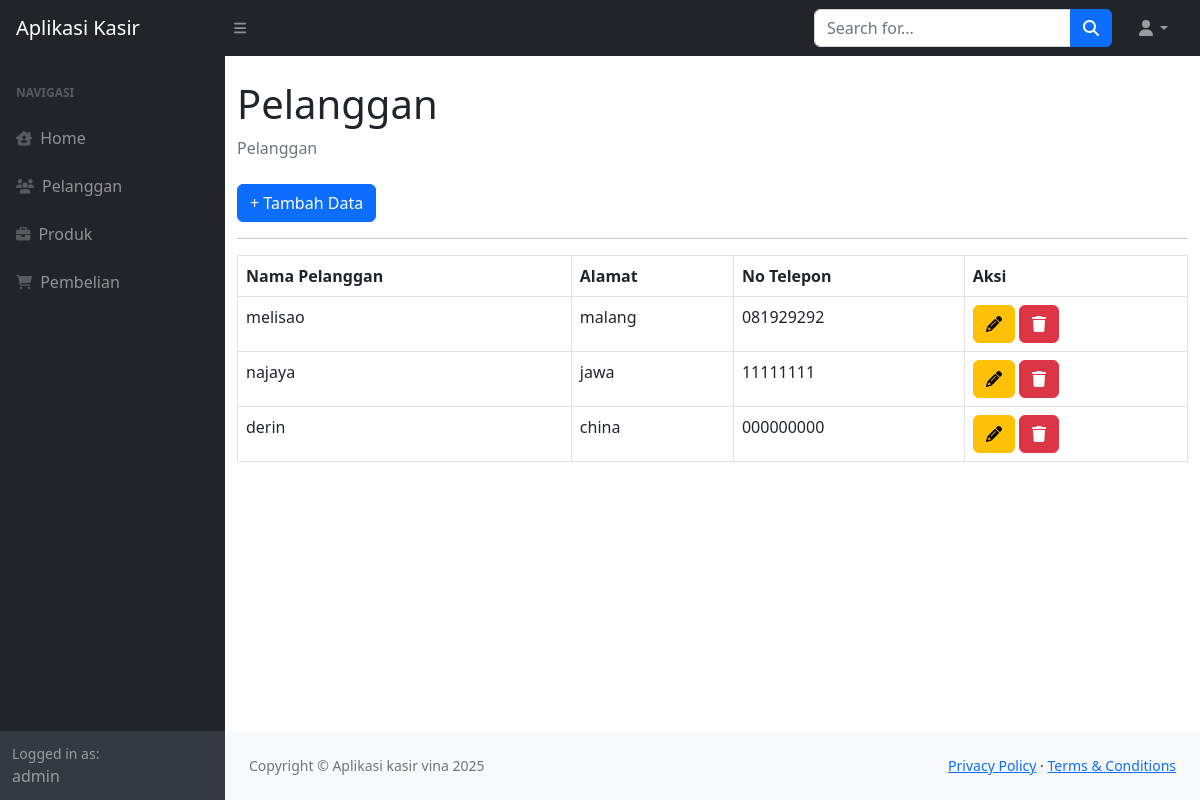
Page /index.php?page=pelanggan (signed in) on the committed database.
### tables this page shows
CREATE TABLE `pelanggan` (
  `id_pelanggan` int(11) NOT NULL,
  `nama_pelanggan` varchar(255) DEFAULT NULL,
  `alamat` text DEFAULT NULL,
  `no_telepon` varchar(255) DEFAULT NULL
);

### pelanggan.php (the view)
<div class="container-fluid">
    <h1 class="mt-4">Pelanggan</h1>
    <ol class="breadcrumb mb-4">
        <li class="breadcrumb-item active">Pelanggan</li>
    </ol>
    <a href="?page=pelanggan_tambah" class="btn btn-primary">+ Tambah Data</a>
    <hr>
    <table class="table table-bordered">
        <tr>
            <th>Nama Pelanggan</th>
            <th>Alamat</th>
            <th>No Telepon</th>
            <th>Aksi</th>
        </tr>
        <?php
            $query = mysqli_query($koneksi, "SELECT*FROM pelanggan");
            while($data = mysqli_fetch_array($query)){
                ?>
                <tr>
                    <td><?php echo $data['nama_pelanggan']; ?></td>
                    <td><?php echo $data['alamat']; ?></td>
                    <td><?php echo $data['no_telepon']; ?></td>
                    <td>
                        <a href="?page=pelanggan_ubah&&id=<?php echo $data['id_pelanggan']; ?>" class="btn btn-warning" title="Ubah"><i class="fa fa-pencil"></i></a>
                        <a href="?page=pelanggan_hapus&&id=<?php echo $data['id_pelanggan']; ?>" class="btn btn-danger" title="hapus"><i class="fa fa-trash"></i> </a>
                    </td>
                </tr>
                <?php
            }
        ?>
    </table>
</div>

### rows in the picture
pelanggan: nama_pelanggan "melisao", alamat "malang", no_telepon "081929292"
pelanggan: nama_pelanggan "najaya", alamat "jawa", no_telepon "11111111"
pelanggan: nama_pelanggan "derin", alamat "china", no_telepon "000000000"

### other values in the picture
$_SESSION['user']['nama'] "admin"
